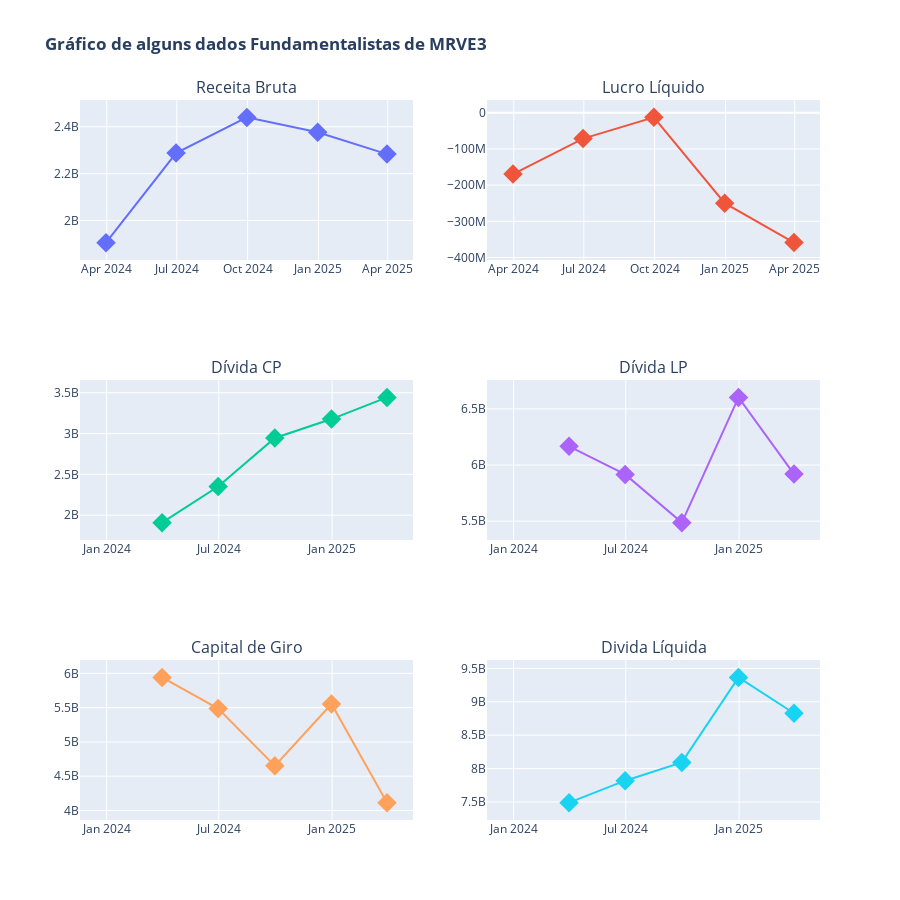

Notebook cell for this chart:
### Code cell
fig = make_subplots(rows=3,
                    cols=2,
                    row_heights=[5,5,5],
                    column_widths=[3,3],
                    subplot_titles=('Receita Bruta', 'Lucro Líquido',
                                    'Dívida CP', 'Dívida LP',
                                    'Capital de Giro','Divida Líquida',
                                    ),
                    shared_xaxes=False)
try:fig.add_trace(go.Scatter(name='Receita_bruta', x=dre.columns, y=dre.loc['Operating Revenue'], mode='lines+markers',marker_size=15,marker_symbol='diamond'), row=1, col=1)
except:pass
try:fig.add_trace(go.Scatter(name='Receita_liquida', x=dre.columns, y=dre.loc['Net Income'],mode='lines+markers',marker_size=15,marker_symbol='diamond'), row=1, col=2)
except:pass

try: fig.add_trace(go.Scatter(name='Divida_CP', x=balanco.columns, y=balanco.loc['CurrentDebt'],mode='lines+markers',marker_size=15,marker_symbol='diamond'), row=2, col=1)
except:pass
try:fig.add_trace(go.Scatter(name='Divida_CP', x=balanco.columns, y=balanco.loc['LongTermDebt'],mode='lines+markers',marker_size=15,marker_symbol='diamond'), row=2, col=2)
except:pass

try:fig.add_trace(go.Scatter(name='WC', x=balanco.columns, y=balanco.loc['WorkingCapital'],mode='lines+markers',marker_size=15,marker_symbol='diamond'), row=3, col=1)
except:pass
try:fig.add_trace(go.Scatter(name='Divida_liquida', x=balanco.columns, y=balanco.loc['NetDebt'],mode='lines+markers',marker_size=15,marker_symbol='diamond'), row=3, col=2)
except:pass

fig.update_layout(title_text=f'<b>Gráfico de alguns dados Fundamentalistas de {codigo}<b>',
                  showlegend=False, #esconder ou mostrar legenda
                  height=900, #altura
                  width=900) #largura
fig.show()

### Figure 1 — Plotly figure (JSON) as saved in the notebook; plotly's stock layout.template omitted (floating-point values rounded to 4 significant figures)
{"data": [{"marker": {"size": 15, "symbol": "diamond"}, "mode": "lines+markers", "name": "Receita_bruta", "type": "scatter", "x": ["2024-03-31T00:00:00.000000000", "2024-06-30T00:00:00.000000000", "2024-09-30T00:00:00.000000000", "2024-12-31T00:00:00.000000000", "2025-03-31T00:00:00.000000000"], "xaxis": "x", "y": [1905425000, 2287528000, 2439978000, 2376104000, 2283191000], "yaxis": "y"}, {"marker": {"size": 15, "symbol": "diamond"}, "mode": "lines+markers", "name": "Receita_liquida", "type": "scatter", "x": ["2024-03-31T00:00:00.000000000", "2024-06-30T00:00:00.000000000", "2024-09-30T00:00:00.000000000", "2024-12-31T00:00:00.000000000", "2025-03-31T00:00:00.000000000"], "xaxis": "x2", "y": [-169299000, -71333000, -12722000, -249848000, -358813000], "yaxis": "y2"}, {"marker": {"size": 15, "symbol": "diamond"}, "mode": "lines+markers", "name": "Divida_CP", "type": "scatter", "x": ["2023-12-31T00:00:00.000000000", "2024-03-31T00:00:00.000000000", "2024-06-30T00:00:00.000000000", "2024-09-30T00:00:00.000000000", "2024-12-31T00:00:00.000000000", "2025-03-31T00:00:00.000000000"], "xaxis": "x3", "y": [null, 1909186000, 2351783000, 2945808000, 3177766000, 3443588000], "yaxis": "y3"}, {"marker": {"size": 15, "symbol": "diamond"}, "mode": "lines+markers", "name": "Divida_CP", "type": "scatter", "x": ["2023-12-31T00:00:00.000000000", "2024-03-31T00:00:00.000000000", "2024-06-30T00:00:00.000000000", "2024-09-30T00:00:00.000000000", "2024-12-31T00:00:00.000000000", "2025-03-31T00:00:00.000000000"], "xaxis": "x4", "y": [null, 6166617000, 5916626000, 5487153000, 6602852000, 5919853000], "yaxis": "y4"}, {"marker": {"size": 15, "symbol": "diamond"}, "mode": "lines+markers", "name": "WC", "type": "scatter", "x": ["2023-12-31T00:00:00.000000000", "2024-03-31T00:00:00.000000000", "2024-06-30T00:00:00.000000000", "2024-09-30T00:00:00.000000000", "2024-12-31T00:00:00.000000000", "2025-03-31T00:00:00.000000000"], "xaxis": "x5", "y": [null, 5941365000, 5487216000, 4651119000, 5553259000, 4115122000], "yaxis": "y5"}, {"marker": {"size": 15, "symbol": "diamond"}, "mode": "lines+markers", "name": "Divida_liquida", "type": "scatter", "x": ["2023-12-31T00:00:00.000000000", "2024-03-31T00:00:00.000000000", "2024-06-30T00:00:00.000000000", "2024-09-30T00:00:00.000000000", "2024-12-31T00:00:00.000000000", "2025-03-31T00:00:00.000000000"], "xaxis": "x6", "y": [null, 7490620000, 7819249000, 8092971000, 9366055000, 8829358000], "yaxis": "y6"}], "layout": {"annotations": [{"font": {"size": 16}, "showarrow": false, "text": "Receita Bruta", "x": 0.225, "xanchor": "center", "xref": "paper", "y": 1, "yanchor": "bottom", "yref": "paper"}, {"font": {"size": 16}, "showarrow": false, "text": "Lucro Líquido", "x": 0.775, "xanchor": "center", "xref": "paper", "y": 1, "yanchor": "bottom", "yref": "paper"}, {"font": {"size": 16}, "showarrow": false, "text": "Dívida CP", "x": 0.225, "xanchor": "center", "xref": "paper", "y": 0.6111, "yanchor": "bottom", "yref": "paper"}, {"font": {"size": 16}, "showarrow": false, "text": "Dívida LP", "x": 0.775, "xanchor": "center", "xref": "paper", "y": 0.6111, "yanchor": "bottom", "yref": "paper"}, {"font": {"size": 16}, "showarrow": false, "text": "Capital de Giro", "x": 0.225, "xanchor": "center", "xref": "paper", "y": 0.2222, "yanchor": "bottom", "yref": "paper"}, {"font": {"size": 16}, "showarrow": false, "text": "Divida Líquida", "x": 0.775, "xanchor": "center", "xref": "paper", "y": 0.2222, "yanchor": "bottom", "yref": "paper"}], "height": 900, "showlegend": false, "title": {"text": "<b>Gráfico de alguns dados Fundamentalistas de MRVE3<b>"}, "width": 900, "xaxis": {"anchor": "y", "domain": [0, 0.45]}, "xaxis2": {"anchor": "y2", "domain": [0.55, 1]}, "xaxis3": {"anchor": "y3", "domain": [0, 0.45]}, "xaxis4": {"anchor": "y4", "domain": [0.55, 1]}, "xaxis5": {"anchor": "y5", "domain": [0, 0.45]}, "xaxis6": {"anchor": "y6", "domain": [0.55, 1]}, "yaxis": {"anchor": "x", "domain": [0.7778, 1]}, "yaxis2": {"anchor": "x2", "domain": [0.7778, 1]}, "yaxis3": {"anchor": "x3", "domain": [0.3889, 0.6111]}, "yaxis4": {"anchor": "x4", "domain": [0.3889, 0.6111]}, "yaxis5": {"anchor": "x5", "domain": [0, 0.2222]}, "yaxis6": {"anchor": "x6", "domain": [0, 0.2222]}}}
